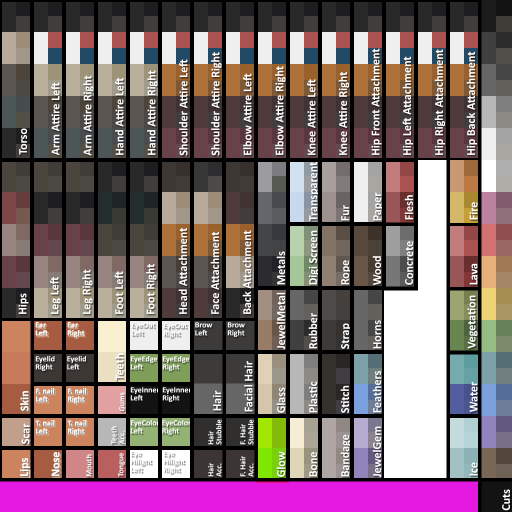
#> input picture palette_input.PNG, 1024 x 1024 px (shown at 1/2 size)
$ python test_e2e_import_export.py
#> lines starting #> are read from the running program, lines starting #| are printed output that depends on the picture
#!/usr/bin/env python3
"""
End-to-end integration test for the import/export fix.
This test simulates the actual GUI workflow without requiring Tkinter.
"""

import json
import sys
import os
import tempfile
from PIL import Image
from collections import Counter


# Mock the ColorEntry class from palette_editor.py
class ColorEntry:
    """Represents a single color entry in the palette"""
    def __init__(self, name, x, y, width, height, color=""):
        self.name = name
        self.x = x
        self.y = y
        self.width = width
        self.height = height
        self.color = color if color else "#000000"
        self.widgets = None


def parse_palette_structure(data, path="", color_entries=None, parent_regions=None):
    """Recursively parse the palette structure - mirrors palette_editor.py logic"""
    if color_entries is None:
        color_entries = {}
    if parent_regions is None:
        parent_regions = set()

    if isinstance(data, list):
        for i, item in enumerate(data):
            new_path = f"{path}.{i}" if path else str(i)
            parse_palette_structure(item, new_path, color_entries, parent_regions)

    elif isinstance(data, dict):
        has_position = all(k in data for k in ["Start X", "Start Y", "Width", "Height"])

        if has_position:
            # Check if this is a parent region
            has_sub_regions = False
            for key, value in data.items():
                if key not in ["Start X", "Start Y", "Width", "Height", "Color"]:
                    if isinstance(value, dict) and all(k in value for k in ["Start X", "Start Y", "Width", "Height"]):
                        has_sub_regions = True
                        break

            if has_sub_regions:
                parent_regions.add(path)

            # Create entry if it has Color field
            if "Color" in data:
                region_name = path.split('.')[-1] if '.' in path else path
                x = int(data["Start X"])
                y = int(data["Start Y"])
                w = int(data["Width"])
                h = int(data["Height"])
                color = data.get("Color", "#000000")
                if not color:
                    color = "#000000"

                entry = ColorEntry(region_name, x, y, w, h, color)
                color_entries[path] = entry

        # Recurse
        for key, value in data.items():
            if key not in ["Start X", "Start Y", "Width", "Height", "Color"]:
                new_path = f"{path}.{key}" if path else key
                parse_palette_structure(value, new_path, color_entries, parent_regions)

    return color_entries, parent_regions


def simulate_import(color_entries, input_image_path):
    """Simulate import_texture() - mirrors palette_editor.py logic"""
    img = Image.open(input_image_path)
    if img.mode != 'RGB':
        img = img.convert('RGB')

    pixels = img.load()
    updated_count = 0

    # Process each region
    for path, entry in color_entries.items():
        # Sample exact pixel at region's start position
        if entry.x < img.size[0] and entry.y < img.size[1]:
            color = pixels[entry.x, entry.y]
            hex_color = f"#{color[0]:02x}{color[1]:02x}{color[2]:02x}"

            # Only update if not black (skip unmapped regions)
            if hex_color != "#000000":
                entry.color = hex_color
                updated_count += 1

    return updated_count


def simulate_export(color_entries, parent_regions, output_path):
    """Simulate update_preview() and export_png() - mirrors palette_editor.py logic"""
    img = Image.new('RGB', (1024, 1024), color='black')
    pixels = img.load()

    # Fill regions with colors (skip parent regions and empty colors)
    for path, entry in color_entries.items():
        # Skip parent regions
        if path in parent_regions:
            continue

        # Skip empty or black colors
        if not entry.color or entry.color == "" or entry.color == "#000000":
            continue

        # Convert hex to RGB
        color_hex = entry.color.lstrip('#')
        try:
            r, g, b = tuple(int(color_hex[i:i+2], 16) for i in (0, 2, 4))
        except (ValueError, IndexError):
            # Skip invalid color values
            continue

        # Fill the region
        for y in range(entry.y, min(entry.y + entry.height, 1024)):
            for x in range(entry.x, min(entry.x + entry.width, 1024)):
                pixels[x, y] = (r, g, b)

    img.save(output_path, 'PNG')
    return img


def main():
    """Main test function"""
    print("=== End-to-End Import/Export Integration Test ===\n")

    # Load palette data
    palette_path = "SaveCharacterPalette.json"
    if not os.path.exists(palette_path):
        print(f"ERROR: {palette_path} not found")
        return 1

    print(f"Loading {palette_path}...")
    with open(palette_path, 'r') as f:
#> (reads SaveCharacterPalette.json from the repository)
        palette_data = json.load(f)

    # Parse palette structure
    print("Parsing palette structure...")
    color_entries, parent_regions = parse_palette_structure(palette_data)
    print(f"  Total regions: {len(color_entries)}")
    print(f"  Parent regions: {len(parent_regions)}")
    print(f"  Leaf regions: {len(color_entries) - len(parent_regions)}")

    # Simulate import
    input_path = "palette_input.PNG"
    if not os.path.exists(input_path):
        print(f"ERROR: {input_path} not found")
        return 1

    print(f"\nImporting from {input_path}...")
    updated_count = simulate_import(color_entries, input_path)
#> in simulate_import, img is the input picture: PIL image 1024x1024 RGBA; mean R, G, B, A 122.4, 101.7, 106.3, 255
#> the loop in simulate_import, `for path, entry in color_entries.items(): # Sample exact pixel at regi..` made 645 passes
#> (color, hex_color, entry.color) on passes 4, 7, 12, 13, 16, 22, 23, 25, 29, 32, 42, 44: ((64, 61, 58), '#403d3a', '#403d3a'), ((161, 151, 139), '#a1978b', '#a1978b'), ((71, 76, 77), '#474c4d', '#474c4d'), ((82, 80, 70), '#525046', '#525046'), ((64, 61, 58), '#403d3a', '#403d3a'), ((103, 60, 60), '#673c3c', '#673c3c'), ((120, 89, 79), '#78594f', '#78594f'), ((128, 104, 101), '#806865', '#806865'), ((101, 72, 77), '#65484d', '#65484d'), ((64, 61, 58), '#403d3a', '#403d3a'), ((64, 61, 58), '#403d3a', '#403d3a'), ((172, 82, 82), '#ac5252', '#ac5252')
#> (color, hex_color) on passes 1, 2, 3, 5, 8, 11: ((0, 0, 0), '#000000'), ((0, 0, 0), '#000000'), ((0, 0, 0), '#000000'), ((0, 0, 0), '#000000'), ((0, 0, 0), '#000000'), ((0, 0, 0), '#000000')
#> after the loop in simulate_import, `for path, entry in color_entries.items():`: updated_count = 309
#> updated_count = 309
    print(f"  Imported {updated_count} regions with non-black colors")
#|   Imported 309 regions with non-black colors

    # Simulate export
    output_path = os.path.join(tempfile.gettempdir(), 'integration_test_output.png')
    print(f"\nExporting to {output_path}...")
    output_img = simulate_export(color_entries, parent_regions, output_path)
#> in simulate_export, `img = Image.new('RGB', (1024, 1024), color='black')`: img: PIL image 1024x1024 RGB; every value is 0
#> the loop in simulate_export, `for path, entry in color_entries.items():` made 645 passes
#> path on passes 1 to 3: '0.Torso', '0.Torso.Color 1', '0.Torso.Color 1.Shade'
#> in simulate_export, `img.save(output_path, 'PNG')`:
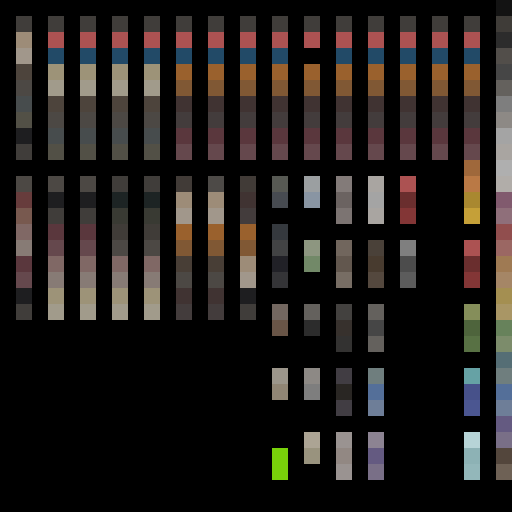
#> saved as integration_test_output.png: PIL image 1024x1024 RGB (shown at 1/2 size); mean R, G, B 31.6, 27.3, 25.1
    print(f"  Export complete")

    # Validate the output
    print("\n=== Validation ===")

    # Load input for comparison
    input_img = Image.open(input_path)
    if input_img.mode != 'RGB':
        input_img = input_img.convert('RGB')
    input_pixels = input_img.load()
    output_pixels = output_img.load()

    # Test Issue 1: (608, 96) should be black in output
    print("\n1. Testing Issue #1: Gap at (608, 96)")
    input_color_608_96 = input_pixels[608, 96]
#> input_color_608_96 = (34, 74, 103)
    input_hex_608_96 = f"#{input_color_608_96[0]:02x}{input_color_608_96[1]:02x}{input_color_608_96[2]:02x}"
#> input_hex_608_96 = '#224a67'
    output_color_608_96 = output_pixels[608, 96]
#> output_color_608_96 = (0, 0, 0)
    output_hex_608_96 = f"#{output_color_608_96[0]:02x}{output_color_608_96[1]:02x}{output_color_608_96[2]:02x}"
#> output_hex_608_96 = '#000000'

    print(f"   Input color at (608, 96): {input_hex_608_96}")
#|    Input color at (608, 96): #224a67
    print(f"   Output color at (608, 96): {output_hex_608_96}")
#|    Output color at (608, 96): #000000

    if output_hex_608_96 == "#000000":
        print("   ✓ PASS: Gap remains black (unmapped)")
    else:
        print(f"   ✗ FAIL: Expected black, got {output_hex_608_96}")
        return 1

    # Test Issue 2: (576, 960) should be black in output
    print("\n2. Testing Issue #2: Black region at (576, 960)")
    input_color_576_960 = input_pixels[576, 960]
#> input_color_576_960 = (0, 0, 0)
    input_hex_576_960 = f"#{input_color_576_960[0]:02x}{input_color_576_960[1]:02x}{input_color_576_960[2]:02x}"
#> input_hex_576_960 = '#000000'
    output_color_576_960 = output_pixels[576, 960]
#> output_color_576_960 = (0, 0, 0)
    output_hex_576_960 = f"#{output_color_576_960[0]:02x}{output_color_576_960[1]:02x}{output_color_576_960[2]:02x}"
#> output_hex_576_960 = '#000000'

    print(f"   Input color at (576, 960): {input_hex_576_960}")
#|    Input color at (576, 960): #000000
    print(f"   Output color at (576, 960): {output_hex_576_960}")
#|    Output color at (576, 960): #000000

    if output_hex_576_960 == "#000000":
        print("   ✓ PASS: Black region stays black")
    else:
        print(f"   ✗ FAIL: Expected black, got {output_hex_576_960}")
        return 1

    # Test some actual colored regions to make sure they work
    print("\n3. Testing sample colored regions")

    # Dynamically find a few non-black, non-parent regions with colors
    test_regions = []
    for path, entry in color_entries.items():
        if (path not in parent_regions and
            entry.color and
            entry.color != "#000000" and
            len(test_regions) < 3):
            test_regions.append(path)
#> this loop made 645 passes
#> after the loop, test_regions = ['0.Torso.Color 1.Highlight', '0.Torso.Color 2.Shade', '0.Torso.Color 2.Highlight']

    if not test_regions:
        print("   Warning: No colored leaf regions found for testing")
    else:
        all_passed = True
        for path in test_regions:
            entry = color_entries[path]
            # Check if output matches the imported color
            output_color = output_pixels[entry.x, entry.y]
            output_hex = f"#{output_color[0]:02x}{output_color[1]:02x}{output_color[2]:02x}"

            print(f"   Region {path}")
            print(f"     Position: ({entry.x}, {entry.y})")
            print(f"     Imported: {entry.color}")
            print(f"     Output: {output_hex}")

            if output_hex == entry.color:
                print(f"     ✓ PASS")
            else:
                print(f"     ✗ FAIL: Mismatch")
                all_passed = False
#> this loop made 3 passes
#> (path, output_color, output_hex) on passes 1 to 3: ('0.Torso.Color 1.Highlight', (64, 61, 58), '#403d3a'), ('0.Torso.Color 2.Shade', (157, 140, 120), '#9d8c78'), ('0.Torso.Color 2.Highlight', (161, 151, 139), '#a1978b')
#> (printed output is left out)

        if not all_passed:
            return 1

    print("\n=== All Tests Passed! ===")
    return 0


if __name__ == "__main__":
    sys.exit(main())
#> (the program exits here)
